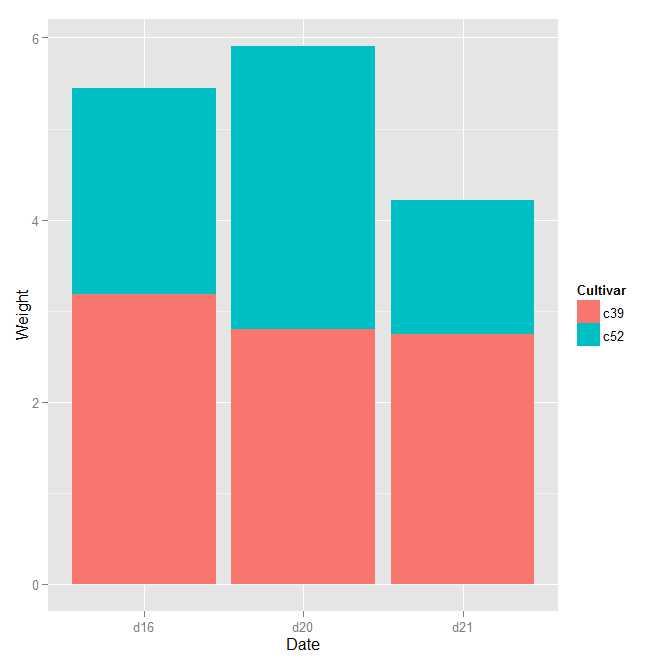

The R source for this figure:
library(ggplot2)
library(gcookbook)
ggplot(cabbage_exp,aes(x=Date,y=Weight,fill=Cultivar))+geom_bar(stat="identity")
